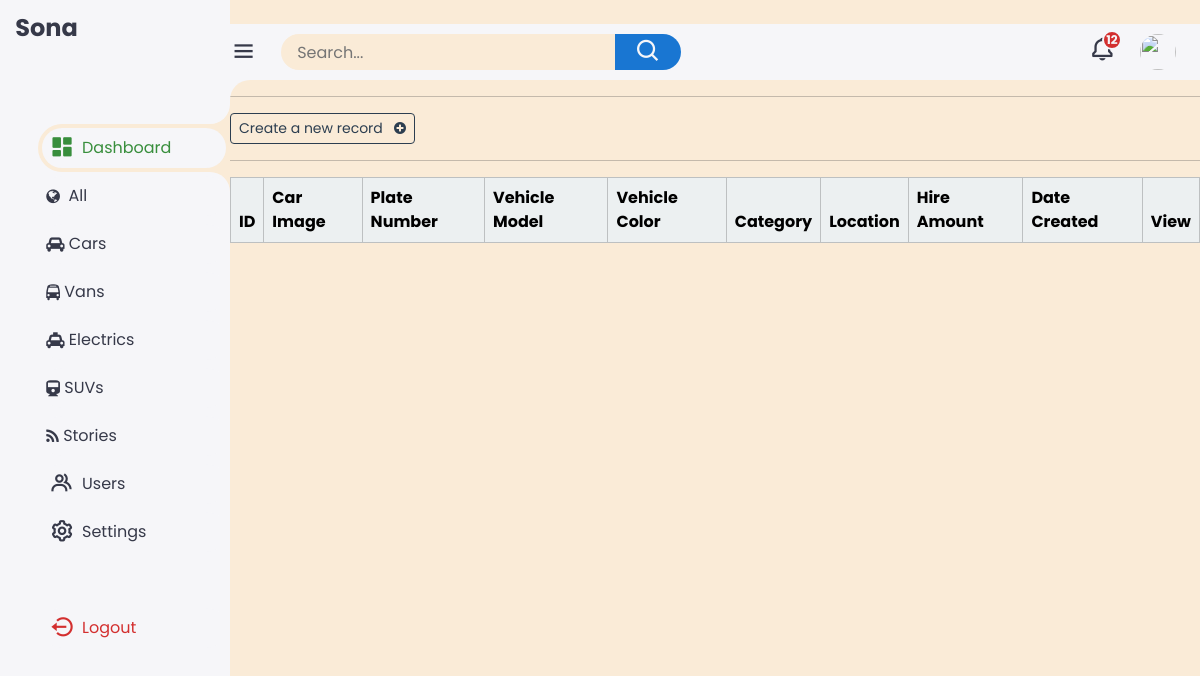
Before: /all_vehicles with the older database file.
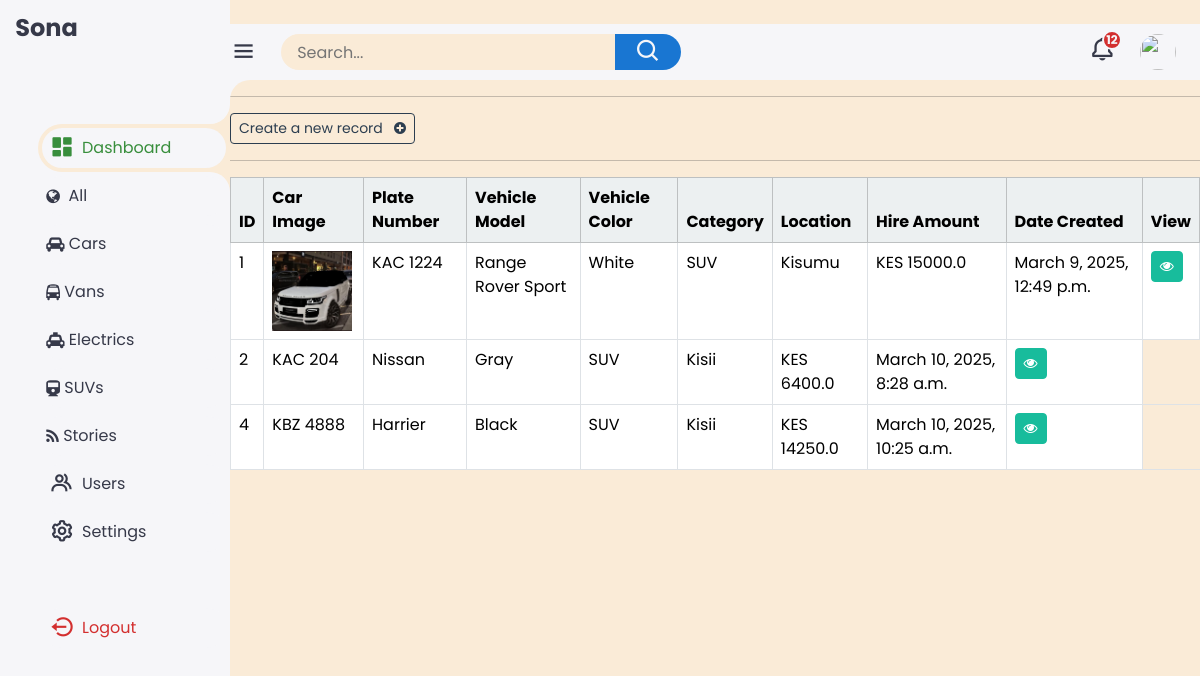
After: the same page with the newer database file.
### mainapp/models.py (models this page shows, shortened)
class VehicleDetail(models.Model):
    creation_date = models.DateTimeField(auto_now_add=True)
    vehicle_image = models.ImageField(null=True, blank=True)
    plate_number = models.CharField(max_length=200, default='')
    vehicle_name = models.CharField(max_length=250)
    vehicle_color = models.CharField(max_length=200, default='')
    vehicle_category = models.CharField(max_length=250)
    location = models.CharField(max_length=50)
    hire_amount = models.FloatField(default=0)

### mainapp/views.py (the view)
# urls.py: path('all_vehicles', views.all_vehicles, name="all_vehicles"),
def all_vehicles(request):
    vehicle_details = VehicleDetail.objects.all()
    context = {'vehicle_details':vehicle_details}
    return render(request, 'mainapp/all_vehicles.html', context=context)

### mainapp/templates/mainapp/all_vehicles.html
{% extends 'mainapp/dash_board.html' %}
{% block main %}
<hr>
{% block record %}
<a class="btn btn-outline-primary btn-sm" href="{% url 'create_record' %}">
    Create a new record &nbsp; <i class='fa fa-plus-circle' aria-hidden="true"></i>
</a>
{% endblock record %}
<hr>
{% block table %}
<table class="table table-hover table-bordered">
    <thead class="table-light">
        <tr>
            <th scope="col"> ID </th>
           <th scope="col">Car Image </th>
            <th scope="col"> Plate Number </th>
            <th scope="col"> Vehicle Model </th>
            <th scope="col"> Vehicle Color </th>
            <th scope="col"> Category</th>
            <th scope="col"> Location </th>
            <th scope="col"> Hire Amount </th>
            <th scope="col"> Date Created </th>
            <th scope="col"> View </th>
        </tr>
    </thead>
    <tbody>
        {% if vehicle_details%}
            {% for detail in vehicle_details %}
                <tr >
                    <td>{{detail.id}}</td>
                    {% if detail.vehicle_image %}
                    <td>
                            <img src="{{detail.vehicle_image.url}}" width=80 height=80 >
                    </td>
                    {% endif %}
                    <td>{{detail.plate_number}}</td>
                    <td>{{detail.vehicle_name}}</td>
                    <td>{{detail.vehicle_color}}</td>
                    <td>{{detail.vehicle_category}}</td>
                    <td>{{detail.location}}</td>
                    <td>KES {{detail.hire_amount}}</td>
                    <td>{{detail.creation_date}}</td>
                    <td> <a class="btn btn-success btn-sm" href="{% url 'view_record' detail.id %}"> <i class='fa fa-eye' aria-hidden="true"></i></a> </td>
                </tr>
            {% endfor %}
        {% endif %}
    </tbody>
</table>
{% endblock table %}
{% endblock main %}

Changed rows visible on the page:
added VehicleDetail: id "1", vehicle_image (picture), plate_number "KAC 1224", vehicle_name "Range Rover Sport", vehicle_color "White", vehicle_category "SUV", location "Kisumu", hire_amount "15000.0", creation_date "March 9, 2025, 12:49 p.m."
added VehicleDetail: id "2", plate_number "KAC 204", vehicle_name "Nissan", vehicle_color "Gray", vehicle_category "SUV", location "Kisii", hire_amount "6400.0", creation_date "March 10, 2025, 8:28 a.m."
added VehicleDetail: id "4", plate_number "KBZ 4888", vehicle_name "Harrier", vehicle_color "Black", vehicle_category "SUV", location "Kisii", hire_amount "14250.0", creation_date "March 10, 2025, 10:25 a.m."
